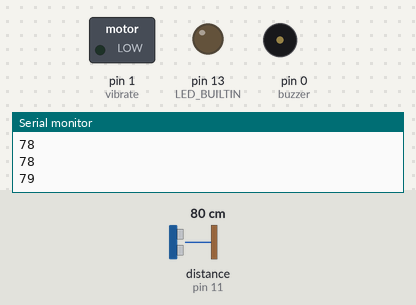
The program below on a simulated Arduino Leonardo, built with avr-gcc and run on an emulated ATmega32U4. Shown: switched loads named in the program (green lamp = pin HIGH), output pins drawn as LEDs (lit = HIGH), buzzer (waves = sounding, pin HIGH), the last lines printed to the serial monitor. Wiring (inferred from the names in the program): ultrasonic range finder: trigger pin 12; echo pin 11. Inputs (shaded band) come from the test bench; at power-on: distance to the obstacle (sensor on pin 11) 80 cm. The echo pulse lasts 58.3 µs per cm; pins used as bus, display or sensor lines are not drawn.

Above: at 1.2 s.
1.3 s: distance to the obstacle (sensor on pin 11) set to 23 cm
At 1.75 s:
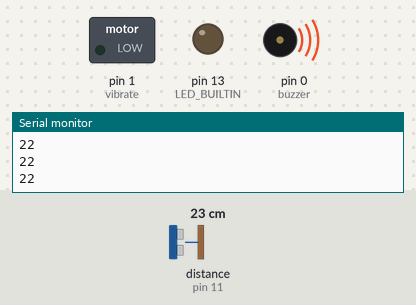
4.3 s: distance to the obstacle (sensor on pin 11) set to 19 cm
At 4.61 s:
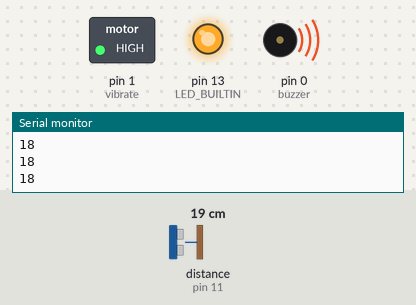
7.3 s: distance to the obstacle (sensor on pin 11) set to 35 cm
At 7.81 s:
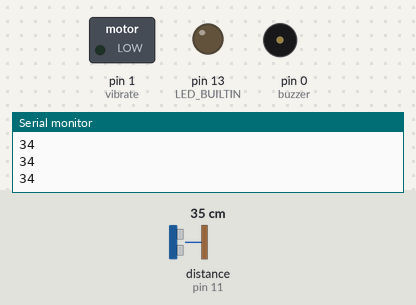
10.3 s: distance to the obstacle (sensor on pin 11) set to 2 cm
At 10.72 s:
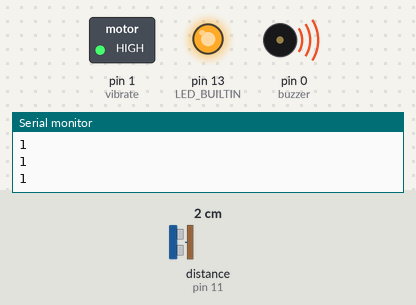
Timing chart, 0 to 14.3 s (numbered marks = the images above; inputs shaded):
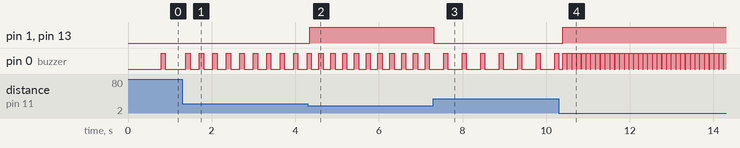

The program:

main.cpp
```cpp
#include <Arduino.h>
#define DEBUG true

//using standard ultrasonic distance sensor
//2cm - 4m range

//DEF range sensor values
#define trig 12
#define echo 11
#define distanceInterval 100
unsigned long distLastPoll = 0;
long dur = 0;
long distanceCm = -1;

//DEF active buzzer values
#define buzzer 0
#define buzzerDuration 100
bool buzzerIsOn = false;
unsigned long buzzerLastBeep = 0;
int buzzerInterval = 3000;
unsigned long buzzerLastOn = 0;
unsigned long buzzerLastOff = 0;

//DEF vibrator values
#define vibrate 1
#define vibeDist 20

void HandleDistancePollAndCalc()
{
  if (distanceCm == -1 || (millis() - distLastPoll) > distanceInterval)
  {
    digitalWrite(trig, HIGH);
    delayMicroseconds(10);
    digitalWrite(trig, LOW);

    dur = pulseIn(echo, HIGH);
    distanceCm = (long)(dur * 0.034 / 2.0);

    DEBUG &&Serial.println(String(distanceCm));

    if (distanceCm > 300)
    {
      buzzerInterval = 3000;
    }
    else if (distanceCm > 200)
    {
      buzzerInterval = 2000;
    }
    else if (distanceCm > 100)
    {
      buzzerInterval = 1000;
    }
    else
    {
      buzzerInterval = distanceCm * 10;
    }

    distLastPoll = millis();
  }
}

void HandleBuzzerBeep()
{
  if (!buzzerIsOn && (millis() - buzzerLastOff) > buzzerInterval)
  {
    digitalWrite(buzzer, HIGH);
    buzzerIsOn = true;
    buzzerLastOn = millis();
  }
  else if (buzzerIsOn && (millis() - buzzerLastOn) > buzzerDuration)
  {
    digitalWrite(buzzer, LOW);
    buzzerIsOn = false;
    buzzerLastOff = millis();
  }
}

void setup()
{
  Serial.begin(9600);
  pinMode(LED_BUILTIN, OUTPUT);
  pinMode(trig, OUTPUT);
  pinMode(echo, INPUT);
  pinMode(buzzer, OUTPUT);
  pinMode(vibrate, OUTPUT);

  digitalWrite(trig, LOW);
  digitalWrite(buzzer, LOW);
  digitalWrite(vibrate, LOW);
  delayMicroseconds(2);
}

void loop()
{
  HandleDistancePollAndCalc();
  HandleBuzzerBeep();

  if (distanceCm < vibeDist)
  {
    digitalWrite(LED_BUILTIN, HIGH);
    digitalWrite(vibrate, HIGH);
  }
  else
  {
    digitalWrite(LED_BUILTIN, LOW);
    digitalWrite(vibrate, LOW);
  }
}
```

Measured:
- the behaviour switches between 21 and 20 cm on distance to the obstacle (sensor on pin 11) (found by bisection; images 1 and 2)
- after the input at 1.3 s, pin 0 (buzzer): alternates HIGH for 0.10 s and LOW for 0.22 s, starting after 0.09 s
- after the input at 4.3 s, pin 1 (vibrate), pin 13 (LED_BUILTIN): LOW → HIGH after 0.05 s
- after the input at 7.3 s, pin 1 (vibrate), pin 13 (LED_BUILTIN): HIGH → LOW at once; pin 0 (buzzer): alternates HIGH for 0.10 s and LOW for 0.34 s, starting after 0.25 s
- after the input at 10.3 s, pin 1 (vibrate), pin 13 (LED_BUILTIN): LOW → HIGH after 0.10 s
